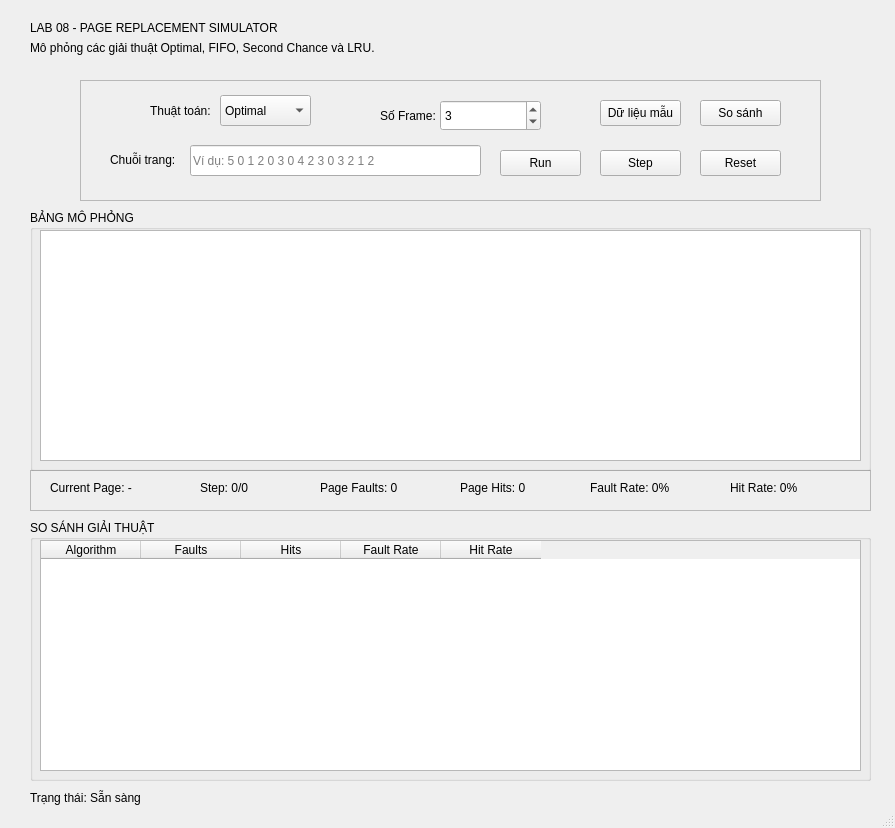
<?xml version="1.0" encoding="UTF-8"?>
<ui version="4.0">
 <class>MainWindow</class>
 <widget class="QMainWindow" name="MainWindow">
  <property name="geometry">
   <rect>
    <x>0</x>
    <y>0</y>
    <width>895</width>
    <height>828</height>
   </rect>
  </property>
  <property name="windowTitle">
   <string>MainWindow</string>
  </property>
  <widget class="QWidget" name="centralwidget">
   <widget class="QLabel" name="lblPageTitle">
    <property name="geometry">
     <rect>
      <x>30</x>
      <y>20</y>
      <width>281</width>
      <height>16</height>
     </rect>
    </property>
    <property name="text">
     <string>LAB 08 - PAGE REPLACEMENT SIMULATOR</string>
    </property>
   </widget>
   <widget class="QLabel" name="lblPageDescription">
    <property name="geometry">
     <rect>
      <x>30</x>
      <y>40</y>
      <width>351</width>
      <height>16</height>
     </rect>
    </property>
    <property name="text">
     <string>Mô phỏng các giải thuật Optimal, FIFO, Second Chance và LRU.</string>
    </property>
   </widget>
   <widget class="QFrame" name="pageControlFrame">
    <property name="geometry">
     <rect>
      <x>80</x>
      <y>80</y>
      <width>741</width>
      <height>121</height>
     </rect>
    </property>
    <property name="frameShape">
     <enum>QFrame::Shape::StyledPanel</enum>
    </property>
    <property name="frameShadow">
     <enum>QFrame::Shadow::Raised</enum>
    </property>
   </widget>
   <widget class="QComboBox" name="cboPageAlgorithm">
    <property name="geometry">
     <rect>
      <x>220</x>
      <y>95</y>
      <width>91</width>
      <height>31</height>
     </rect>
    </property>
    <item>
     <property name="text">
      <string>Optimal</string>
     </property>
    </item>
    <item>
     <property name="text">
      <string>FIFO</string>
     </property>
    </item>
    <item>
     <property name="text">
      <string>Second Chance</string>
     </property>
    </item>
    <item>
     <property name="text">
      <string>LRU</string>
     </property>
    </item>
   </widget>
   <widget class="QSpinBox" name="spinFrameCount">
    <property name="geometry">
     <rect>
      <x>440</x>
      <y>100</y>
      <width>101</width>
      <height>31</height>
     </rect>
    </property>
    <property name="minimum">
     <number>1</number>
    </property>
    <property name="value">
     <number>3</number>
    </property>
   </widget>
   <widget class="QLineEdit" name="txtPageReference">
    <property name="geometry">
     <rect>
      <x>190</x>
      <y>145</y>
      <width>291</width>
      <height>31</height>
     </rect>
    </property>
    <property name="text">
     <string/>
    </property>
    <property name="placeholderText">
     <string>Ví dụ: 5 0 1 2 0 3 0 4 2 3 0 3 2 1 2</string>
    </property>
   </widget>
   <widget class="QPushButton" name="btnPageSample">
    <property name="geometry">
     <rect>
      <x>600</x>
      <y>100</y>
      <width>81</width>
      <height>26</height>
     </rect>
    </property>
    <property name="text">
     <string>Dữ liệu mẫu</string>
    </property>
   </widget>
   <widget class="QPushButton" name="btnPageRun">
    <property name="geometry">
     <rect>
      <x>500</x>
      <y>150</y>
      <width>81</width>
      <height>26</height>
     </rect>
    </property>
    <property name="text">
     <string>Run</string>
    </property>
   </widget>
   <widget class="QPushButton" name="btnPageStep">
    <property name="geometry">
     <rect>
      <x>600</x>
      <y>150</y>
      <width>81</width>
      <height>26</height>
     </rect>
    </property>
    <property name="text">
     <string>Step</string>
    </property>
   </widget>
   <widget class="QPushButton" name="btnPageCompare">
    <property name="geometry">
     <rect>
      <x>700</x>
      <y>100</y>
      <width>81</width>
      <height>26</height>
     </rect>
    </property>
    <property name="text">
     <string>So sánh</string>
    </property>
   </widget>
   <widget class="QPushButton" name="btnPageReset">
    <property name="geometry">
     <rect>
      <x>700</x>
      <y>150</y>
      <width>81</width>
      <height>26</height>
     </rect>
    </property>
    <property name="text">
     <string>Reset</string>
    </property>
   </widget>
   <widget class="QTableWidget" name="tblPageSimulation">
    <property name="geometry">
     <rect>
      <x>40</x>
      <y>230</y>
      <width>821</width>
      <height>231</height>
     </rect>
    </property>
   </widget>
   <widget class="QLabel" name="lblPageStatus">
    <property name="geometry">
     <rect>
      <x>30</x>
      <y>790</y>
      <width>841</width>
      <height>16</height>
     </rect>
    </property>
    <property name="text">
     <string>Trạng thái: Sẵn sàng</string>
    </property>
   </widget>
   <widget class="QTableWidget" name="tblPageComparison">
    <property name="geometry">
     <rect>
      <x>40</x>
      <y>540</y>
      <width>821</width>
      <height>231</height>
     </rect>
    </property>
    <column>
     <property name="text">
      <string>Algorithm</string>
     </property>
    </column>
    <column>
     <property name="text">
      <string>Faults</string>
     </property>
    </column>
    <column>
     <property name="text">
      <string>Hits</string>
     </property>
    </column>
    <column>
     <property name="text">
      <string>Fault Rate</string>
     </property>
    </column>
    <column>
     <property name="text">
      <string>Hit Rate</string>
     </property>
    </column>
   </widget>
   <widget class="QLabel" name="label">
    <property name="geometry">
     <rect>
      <x>150</x>
      <y>100</y>
      <width>71</width>
      <height>21</height>
     </rect>
    </property>
    <property name="text">
     <string>Thuật toán:</string>
    </property>
   </widget>
   <widget class="QLabel" name="label_2">
    <property name="geometry">
     <rect>
      <x>380</x>
      <y>100</y>
      <width>61</width>
      <height>31</height>
     </rect>
    </property>
    <property name="text">
     <string>Số Frame:</string>
    </property>
   </widget>
   <widget class="QLabel" name="label_3">
    <property name="geometry">
     <rect>
      <x>110</x>
      <y>150</y>
      <width>81</width>
      <height>20</height>
     </rect>
    </property>
    <property name="text">
     <string>Chuỗi trang:</string>
    </property>
   </widget>
   <widget class="QGroupBox" name="groupBox">
    <property name="geometry">
     <rect>
      <x>30</x>
      <y>210</y>
      <width>841</width>
      <height>261</height>
     </rect>
    </property>
    <property name="title">
     <string>BẢNG MÔ PHỎNG</string>
    </property>
   </widget>
   <widget class="QFrame" name="frame">
    <property name="geometry">
     <rect>
      <x>30</x>
      <y>470</y>
      <width>841</width>
      <height>41</height>
     </rect>
    </property>
    <property name="frameShape">
     <enum>QFrame::Shape::StyledPanel</enum>
    </property>
    <property name="frameShadow">
     <enum>QFrame::Shadow::Raised</enum>
    </property>
    <widget class="QLabel" name="lblHitRate">
     <property name="geometry">
      <rect>
       <x>700</x>
       <y>10</y>
       <width>91</width>
       <height>16</height>
      </rect>
     </property>
     <property name="text">
      <string>Hit Rate: 0%</string>
     </property>
    </widget>
    <widget class="QLabel" name="lblCurrentPage">
     <property name="geometry">
      <rect>
       <x>20</x>
       <y>10</y>
       <width>101</width>
       <height>16</height>
      </rect>
     </property>
     <property name="text">
      <string>Current Page: - </string>
     </property>
    </widget>
    <widget class="QLabel" name="lblPageFaults">
     <property name="geometry">
      <rect>
       <x>290</x>
       <y>10</y>
       <width>91</width>
       <height>16</height>
      </rect>
     </property>
     <property name="text">
      <string>Page Faults: 0</string>
     </property>
    </widget>
    <widget class="QLabel" name="lblFaultRate">
     <property name="geometry">
      <rect>
       <x>560</x>
       <y>10</y>
       <width>101</width>
       <height>16</height>
      </rect>
     </property>
     <property name="text">
      <string>Fault Rate: 0%</string>
     </property>
    </widget>
    <widget class="QLabel" name="lblCurrentStep">
     <property name="geometry">
      <rect>
       <x>170</x>
       <y>10</y>
       <width>71</width>
       <height>16</height>
      </rect>
     </property>
     <property name="text">
      <string>Step: 0/0</string>
     </property>
    </widget>
    <widget class="QLabel" name="lblPageHits">
     <property name="geometry">
      <rect>
       <x>430</x>
       <y>10</y>
       <width>81</width>
       <height>16</height>
      </rect>
     </property>
     <property name="text">
      <string>Page Hits: 0</string>
     </property>
    </widget>
   </widget>
   <widget class="QGroupBox" name="groupBox_2">
    <property name="geometry">
     <rect>
      <x>30</x>
      <y>520</y>
      <width>841</width>
      <height>261</height>
     </rect>
    </property>
    <property name="title">
     <string>SO SÁNH GIẢI THUẬT</string>
    </property>
   </widget>
   <zorder>groupBox_2</zorder>
   <zorder>frame</zorder>
   <zorder>groupBox</zorder>
   <zorder>pageControlFrame</zorder>
   <zorder>lblPageTitle</zorder>
   <zorder>lblPageDescription</zorder>
   <zorder>cboPageAlgorithm</zorder>
   <zorder>spinFrameCount</zorder>
   <zorder>txtPageReference</zorder>
   <zorder>btnPageSample</zorder>
   <zorder>btnPageRun</zorder>
   <zorder>btnPageStep</zorder>
   <zorder>btnPageCompare</zorder>
   <zorder>btnPageReset</zorder>
   <zorder>tblPageSimulation</zorder>
   <zorder>lblPageStatus</zorder>
   <zorder>tblPageComparison</zorder>
   <zorder>label</zorder>
   <zorder>label_2</zorder>
   <zorder>label_3</zorder>
  </widget>
  <widget class="QStatusBar" name="statusbar"/>
 </widget>
 <resources/>
 <connections/>
</ui>
